Frame 1 (no input): blank canvas, image omitted
Frame 60 (no input): blank canvas, image omitted
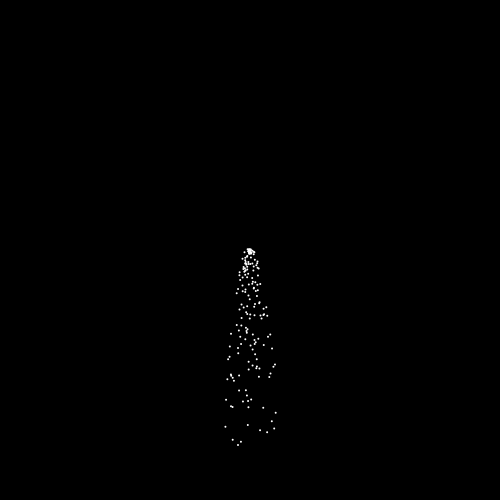
Frame 120 (the mouse pressed at the canvas centre since frame 60)

The p5.js sketch whose frames 1 and 60 were blank and that drew this single picture after the mouse press (run headless with seeded random() and noise() and a simulated clock; from frame 60 on, the mouse is pressed at the canvas centre):

// p5.js sketch
// ── sketch.js
function Parameters(){
  this.g = 0.1;
  this.spread = 0.5;
  this.size = 2;
  this.rate = 3;
  this.max_growth = this.size*this.rate;

  this.threshold = 2;
  this.precision = 80;
  this.viscosity = 10;
}

var p = new Parameters();
var isReversed = false;

function Particle(_x,_y) {
  this.x = constrain(_x,0, width);
  this.y = max(_y,0);
  var dy = random(-p.spread,p.spread),
      dx = random(-p.spread, p.spread);

  this.draw = function(){
    noStroke();
    fill(isReversed ? 0 : 255);
    ellipse(this.x, this.y, p.size, p.size);

  }

  this.loop = function() {
    dy += p.g;
    this.x += dx;
    this.y += dy;
    if (this.x < 0 || this.x > width) {
      this.x -= 2*dx;
      dx *= -1;
    }
    this.x = constrain(this.x,0,width);
  }
}

function Liquid() {
  var h = [], temp = [], i;
  for(i = 0 ; i < p.precision; i++){
    h.push(0);
    temp.push(0);
  }

  this.draw = function() {
    fill(isReversed ? 0 : 255);
    noStroke();
    beginShape();
    curveVertex(0, height);
    curveVertex(0, height);
    curveVertex(0, height - h[0]);
    for (i = 0; i < h.length; i++)
      curveVertex(i*width/(h.length-1), height-h[(i+h.length)%h.length]);
    curveVertex(width, height- h[h.length-1]);
    curveVertex(width, height);
    curveVertex(width, height);
    endShape();
  }

  this.equalize = function() {
    for (i = 0; i < h.length; i++) {
      var den = 2+p.viscosity;
      var left = h[(i+h.length-1)%h.length];
      var right = h[(i+1)%h.length];

      if (i == 0 || abs(left-h[i]) < p.threshold ) {
        left = 0;
        den--;
      }

      if (i==h.length-1 || abs(right-h[i]) < p.threshold) {
        right = 0;
        den--;
      }
      temp[i] = (left+right+p.viscosity*h[i])/(den);
    } 

    for (i = 0; i < h.length; i++) {
      h[i] = temp[i];
    }
  }
  
  this.y_value = function(x){
     var left = floor(x*(p.precision-1)/width);
     var right = ceil(x*(p.precision-1)/width);
     var ret = map(x, left*width/(p.precision-1), right*width/(p.precision-1),height - h[left], height - h[right]);
    return ret;
  }

  this.isIn = function(point){
     return point.y > this.y_value(point.x);
  }
  
  this.add = function(point){
     var left = floor(point.x*(p.precision-1)/width);
     var right = ceil(point.x*(p.precision-1)/width);
     var k = map(point.x, left*width/(p.precision-1), right*width/(p.precision-1), 0,1);
     h[left] += k*p.size;
     h[right] += (1-k)*p.size;
     h[left] = min(h[left],temp[left] + p.max_growth);
     h[right] = min(h[right],temp[right] + p.max_growth);

     h[left] = min(h[left],height);
     h[right] = min(h[right],height);

     if(height - h[left] < 5)
      h[left] = height;
    if(height - h[right] < 5)
      h[right] = height;
  }

  this.isFilled = function(point){
    var i;
    for(i = 0; i < h.length; i++)
      if(h[i] < height) return false;
    return true;
  }
}

var al = [];

var l = new Liquid();

function setup() {
  createCanvas(500, 500);
}

function draw() {
  background(!isReversed ? 0 : 255);
  fill(125);
  var temp = [],i;
  l.draw();
  for (i = 0; i < al.length; i++) {
    var e = al[i];
    e.loop();
    e.draw();
    if(!l.isIn(e)) temp.push(e);
    else l.add(e);
  }
  
  al = temp;

  if (mouseIsPressed && mouseY < l.y_value(mouseX)) {
    for(i = 0 ; i < p.rate; i++)
      al.push(new Particle(mouseX, mouseY));
  }
  l.equalize();


  if (l.isFilled()) {
    al = [];
    l = new Liquid();
    isReversed = !isReversed;
  }
}
